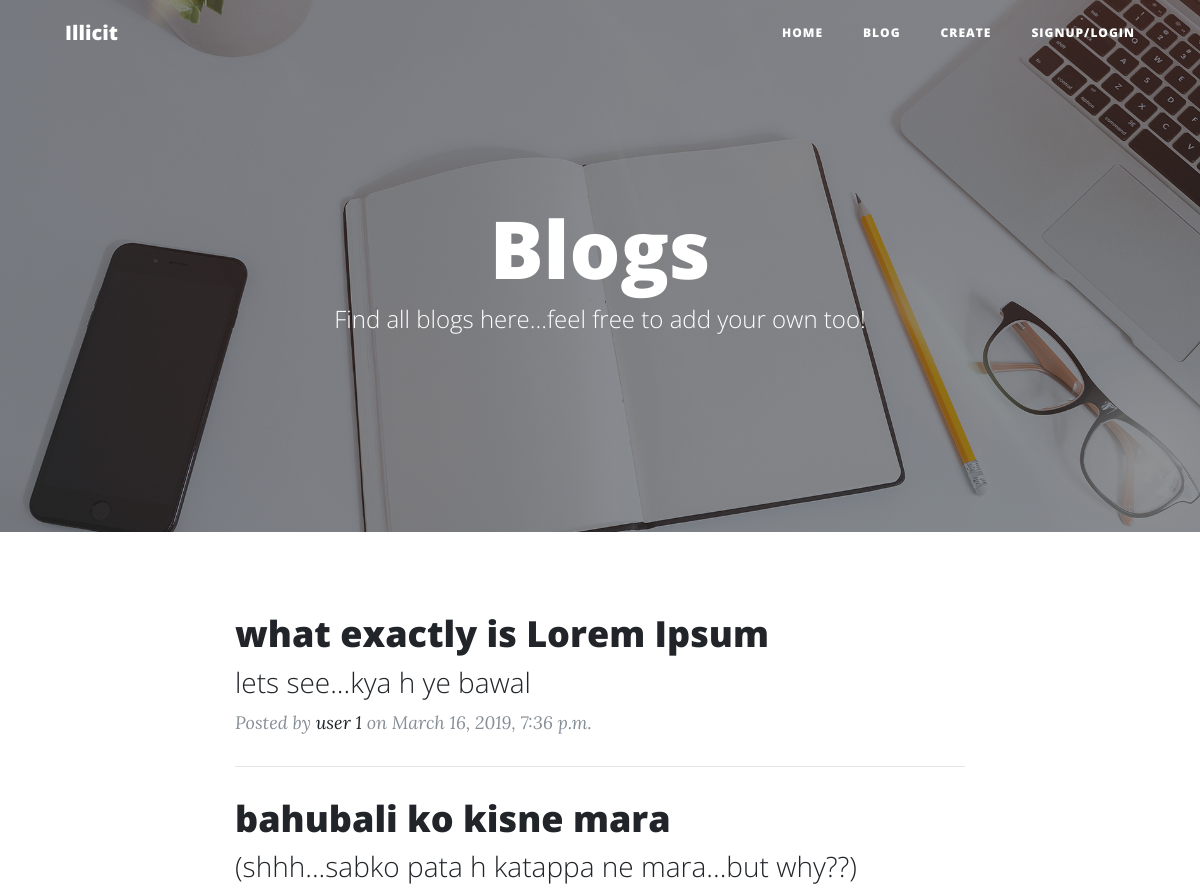
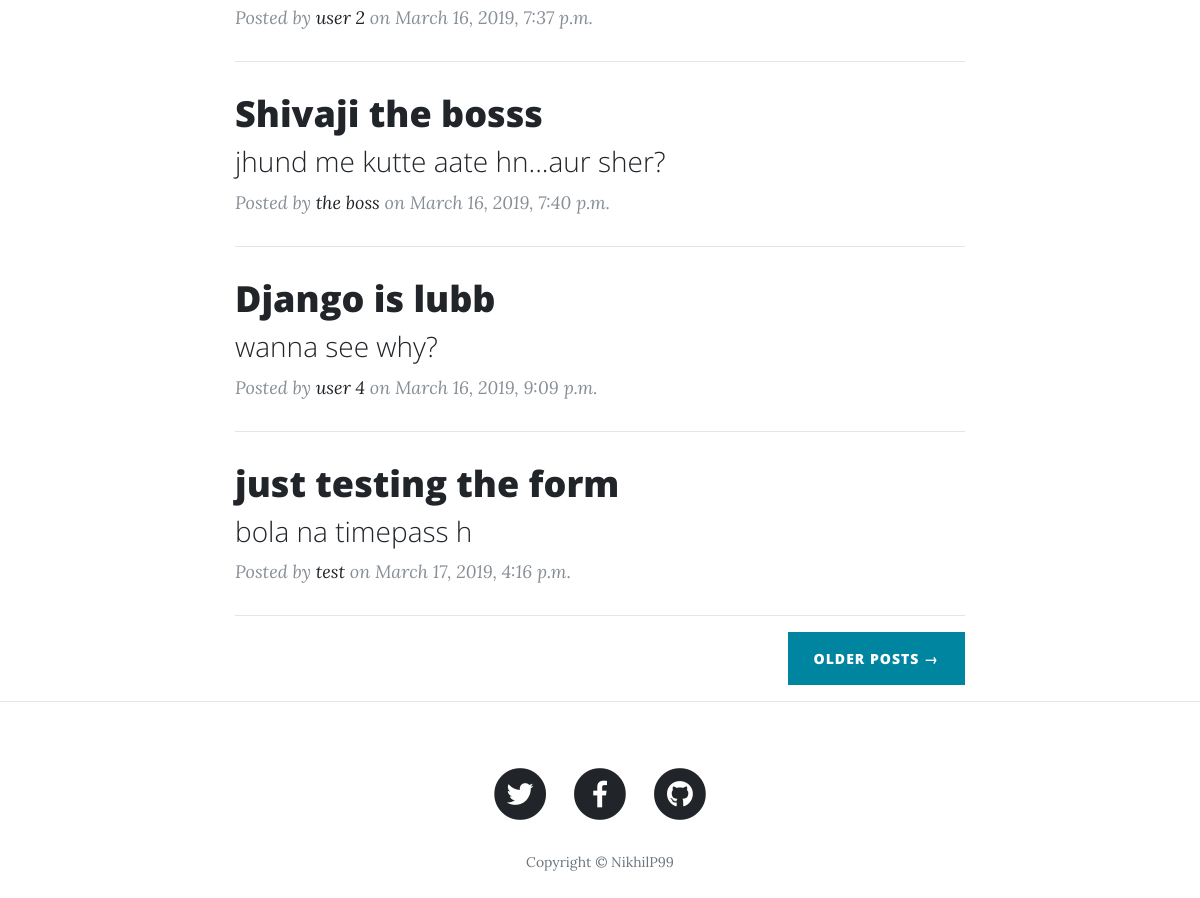
Screenshot of /blog/ with the database file from the repository (2 pictures, top to bottom).
### blog/models.py (models this page shows, shortened)
class Blog(models.Model):
    user = models.CharField(max_length=100)
    blog_title = models.CharField(max_length=100)
    blog_subtitle = models.CharField(max_length=100)
    content = models.TextField(max_length=5000)
    date = models.DateTimeField(auto_now_add=True)

### blog/views.py (the view)
# urls.py: path('', views.all_blogs, name='blog_list'),
def all_blogs(request):
    blogs = Blog.objects.all().order_by('date')
    context = {
    'blogs':blogs,
    }
    return render(request,'blog/index.html', context)

### templates/blog/index.html
{% extends 'base.html' %}
  {% block content %}
  <header class="masthead" style="background-image: url('img/home-bg.jpg')">
    <div class="overlay"></div>
    <div class="container">
      <div class="row">
        <div class="col-lg-8 col-md-10 mx-auto">
          <div class="site-heading">
            <h1>Blogs</h1>
            <span class="subheading">Find all blogs here...feel free to add your own too!</span>
          </div>
        </div>
      </div>
    </div>
  </header>
  <div class="container">
    <div class="row">
      <div class="col-lg-8 col-md-10 mx-auto">
        {% for blog in blogs %}
        <div class="post-preview">
          <a href="{% url 'blog:detail' pk=blog.pk %}">
            <h2 class="post-title">
              {{ blog.blog_title }}
            </h2>
            <h3 class="post-subtitle">
              {{ blog.blog_subtitle }}
            </h3>
          </a>
          <p class="post-meta">Posted by
            <a href="index.html#">{{ blog.user }}</a>
            on {{ blog.date }}</p>
        </div>
        <hr>
        {% endfor %}
        <div class="clearfix">
          <a class="btn btn-primary float-right" href="index.html#">Older Posts &rarr;</a>
        </div>
      </div>
    </div>
  </div>
{% endblock %}

### rows the page displays
Blog: blog_title "what exactly is Lorem Ipsum", blog_subtitle "lets see...kya h ye bawal", user "user 1", date "March 16, 2019, 7:36 p.m."
Blog: blog_title "bahubali ko kisne mara", blog_subtitle "(shhh...sabko pata h katappa ne mara...but why??)", user "user 2", date "March 16, 2019, 7:37 p.m."
Blog: blog_title "Shivaji the bosss", blog_subtitle "jhund me kutte aate hn...aur sher?", user "the boss", date "March 16, 2019, 7:40 p.m."
Blog: blog_title "Django is lubb", blog_subtitle "wanna see why?", user "user 4", date "March 16, 2019, 9:09 p.m."
Blog: blog_title "just testing the form", blog_subtitle "bola na timepass h", user "test", date "March 17, 2019, 4:16 p.m."
